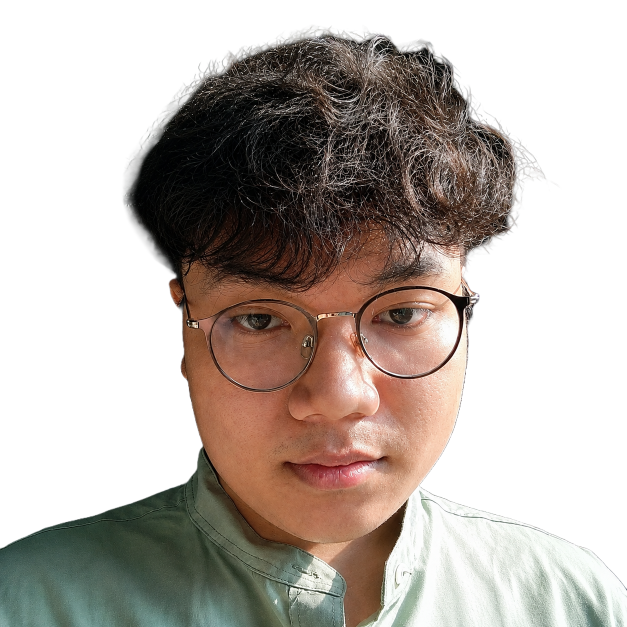
#> input picture assets/hero-image-B4QPLdLZ.png, 1254 x 1254 px (shown at 1/2 size)
$ python prepare_circular_photo.py ../assets/hero-image-B4QPLdLZ.png out.png 100
#> lines starting #> are read from the running program, lines starting #| are printed output that depends on the picture; after the words box and inside, x2 and y2 are one past the last pixel; in counts of white or black regions, pixels touching at a corner belong together
"""Create a circular resume photo with white background and accent border."""
from __future__ import annotations

import sys
from pathlib import Path

from PIL import Image, ImageDraw

ACCENT = (79, 70, 229)


def create_circular_photo(
    source: Path,
    output: Path,
    inner_size: int = 400,
    ring: int = 10,
    border_width: int = 2,
) -> None:
#> called with inner_size = 100, ring = 10, border_width = 2
    img = Image.open(source).convert('RGBA')
#> img is the input picture: PIL image 1254x1254 RGBA; mean R, G, B, A 63.4, 54.5, 47.9, 133.4

    width, height = img.size
#> width = 1254; height = 1254
    side = min(width, height)
#> side = 1254
    left = (width - side) // 2
#> left = 0
    top = (height - side) // 2
#> top = 0
    img = img.crop((left, top, left + side, top + side))
    img = img.resize((inner_size, inner_size), Image.Resampling.LANCZOS)
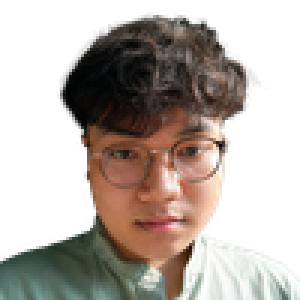
#> img: PIL image 100x100 RGBA (shown 3 times larger); mean R, G, B, A 67.6, 58.5, 51.6, 133.4; transparent parts drawn white

    mask = Image.new('L', (inner_size, inner_size), 0)
#> mask: PIL image 100x100 L; every value is 0
    ImageDraw.Draw(mask).ellipse((0, 0, inner_size - 1, inner_size - 1), fill=255)
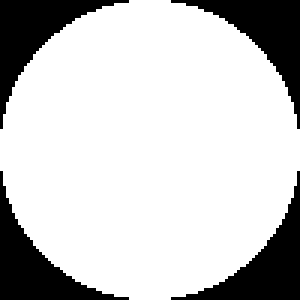
#> mask: PIL image 100x100 L (shown 3 times larger); 78.5% white; 4 black regions, box (x1, y1, x2, y2) and area: (0, 0, 43, 43) 537, (57, 0, 100, 43) 537, (0, 57, 43, 100) 537, (57, 57, 100, 100) 537
    img.putalpha(mask)
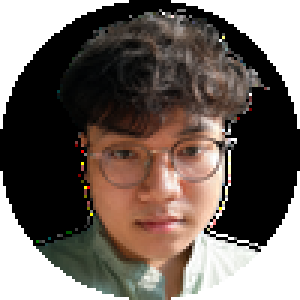
#> img: PIL image 100x100 RGBA (shown 3 times larger); mean R, G, B, A 67.6, 58.5, 51.6, 200.2; transparent parts drawn white

    total = inner_size + (ring * 2)
    canvas = Image.new('RGBA', (total, total), (0, 0, 0, 0))
#> canvas: PIL image 120x120 RGBA; every value is 0
    draw = ImageDraw.Draw(canvas)
    draw.ellipse((0, 0, total - 1, total - 1), fill=(255, 255, 255, 255))
    draw.ellipse(
        (border_width, border_width, total - border_width - 1, total - border_width - 1),
        outline=ACCENT + (255,),
        width=border_width,
    )
    canvas.paste(img, (ring, ring), img)
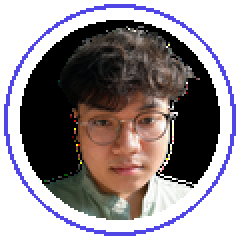
#> canvas: PIL image 120x120 RGBA (shown 2 times larger); mean R, G, B, A 91.8, 84.1, 87.4, 200; transparent parts drawn white

    output.parent.mkdir(parents=True, exist_ok=True)
    canvas.save(output, 'PNG')


def main() -> int:
    if len(sys.argv) < 3:
        print('Usage: prepare_circular_photo.py <source> <output> [inner_size]', file=sys.stderr)
        return 1

    source = Path(sys.argv[1])
    output = Path(sys.argv[2])
    inner_size = int(sys.argv[3]) if len(sys.argv) > 3 else 400

    if not source.exists():
        print(f'Source image not found: {source}', file=sys.stderr)
        return 1

    create_circular_photo(source, output, inner_size=inner_size)
    print(f'Created {output}')
    return 0


if __name__ == '__main__':
    raise SystemExit(main())
#> (the program exits here)
